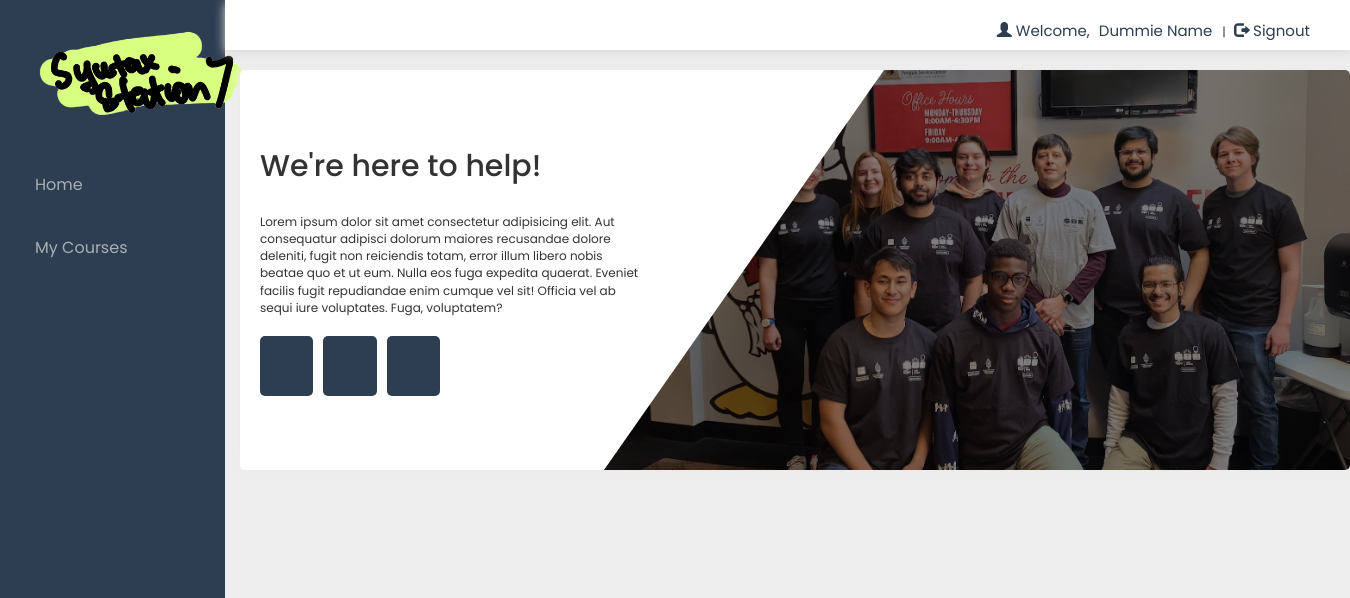
Page /account.php?q=1 (signed in) on the earlier database version.
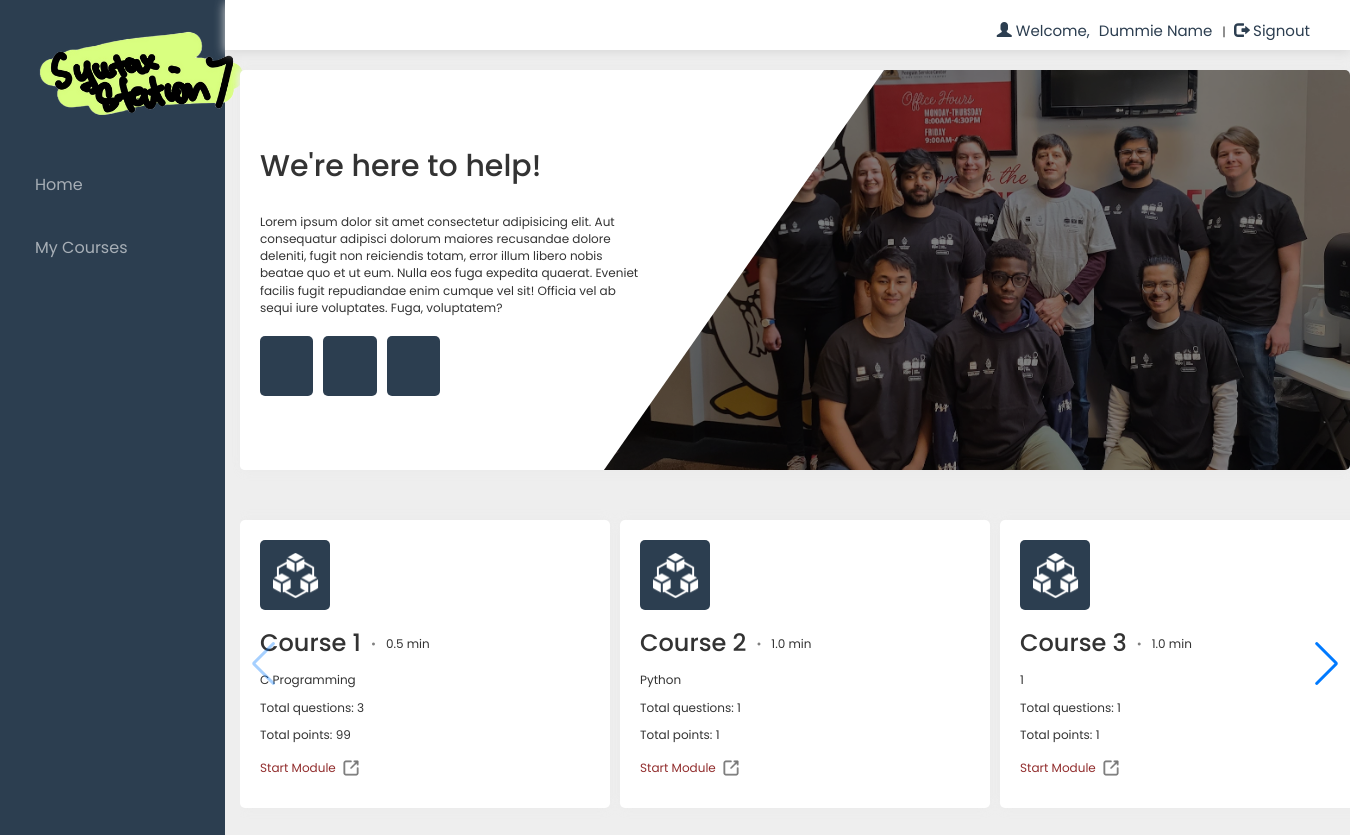
Same page on the later database version.
### tables this page shows
CREATE TABLE `quiz` (
  `eid` text NOT NULL,
  `title` varchar(100) NOT NULL,
  `sahi` int(11) NOT NULL,
  `total` int(11) NOT NULL,
  `time` decimal(2,1) NOT NULL,
  `intro` text NOT NULL,
  `date` timestamp NOT NULL DEFAULT current_timestamp() ON UPDATE current_timestamp(),
  `email` varchar(50) DEFAULT NULL
);

### account.php (the view, shortened to what this page needs)
<!DOCTYPE html>
<html>
<head>
    <link href="https://cdn.jsdelivr.net/npm/bootstrap@5.2.0-beta1/dist/css/bootstrap.min.css" rel="stylesheet">
    <link rel="stylesheet" href="css/bootstrap.min.css" />
    <link rel="stylesheet" href="css/bootstrap-theme.min.css" />
    <link rel="stylesheet" href="css/main.css">
    <link rel="stylesheet" href="css/font.css">
    <link rel="stylesheet" href="https://unpkg.com/swiper@8/swiper-bundle.min.css" />
</head>
<body>
    <div class="container-fluid">
        <div class="leftNavBar">
            <div class="row g-0 flex-nowrap">
                <div class="col-lg-2 col-sm-2 col-md-3 px-sm-0 px-0" style="background-color:#2c3e50;">
                    <div class="d-flex flex-column align-items-center align-items-sm-start px-0 mx-0 pt-2 text-white min-vh-100">
                        <a href="http://csweb.wooster.edu/" class="d-flex align-items-center pb-4 mb-md-0 me-md-auto text-white text-decoration-none">
                            <div class="logo">
                            <img src="./images/SSLogo.png" alt="" width="220" style="margin-bottom: 5px; margin-left: 20px; margin-top: 10px">
                            </div>
                        </a>
                        <ul class="nav-links px-4 mx-0">
                            <li class="nav-item" <?php if (@$_GET['q'] == 1)
                                                        echo 'class="active"'; ?>>
                                <a href="account.php?q=1" class="nav-link ">Home<span class="sr-only">(current)</span></a>
                            </li>
                            <li class="nav-item" <?php if (@$_GET['q'] == 2)
                                                        echo 'class="active"'; ?>>
                                <a href="account.php?q=2" class="nav-link">My Courses</a>
                            </li>
                        </ul>
                    </div>
                </div>
                <div class="container col-lg-10" style="padding: 0 !important; margin: 0 !important;">
                    <div class="header" style="height: 50px;">
                        <div class="px-5" style="background-color:#FFFFFF;">
                            <?php
                            include_once 'dbConnection.php';
                            if (!(isset($_SESSION['email']))) {
                                header("location:index.php");
                            } else {
                                $name = $_SESSION['name'];
                                echo '
                                <span class="pull-right top title1">
                                    <span class="log1">
                                        <span class="glyphicon glyphicon-user" aria-hidden="true"></span>
                                        Welcome, </span>
                                        <a href="account.php?q=1" class="log log1">' . $name . '</a>|
                                        <a href="logout.php?q=index.php" class="log">
                                        <span class="glyphicon glyphicon-log-out" aria-hidden="true"></span> Signout</button>
                                        </a>
                                </span>';
                            }
                            ?>
                        </div>
                    </div>
                    <div class="bg">
                        <div class="container ">
                            <div class="row">
                                <div class="col-lg-12">
                                    <div class="page-content">
                                        <?php if (@$_GET['q'] == 1) {
                                            echo '
                                            <div class="info">
                                                <div class="left-content">
                                                    <div class="inner">
                                                        <h2>We\'re here to help!</h5>
                                                            <p class="content">Lorem ipsum dolor sit amet consectetur adipisicing elit. Aut
                                                                consequatur adipisci dolorum maiores recusandae dolore deleniti, fugit non
                                                                reiciendis totam, error illum libero nobis beatae quo et ut eum. Nulla eos fuga
                                                                expedita quaerat. Eveniet facilis fugit repudiandae enim cumque vel sit! Officia vel
                                                                ab sequi iure voluptates. Fuga, voluptatem?
                                                            </p>
                                                            <div class="plaques">
                                                                <div class="item">
                                                                </div>
                                                                <div class="item">
                                                                </div>
                                                                <div class="item">
                                                                </div>
                                                            </div>
                                                    </div>
                                                </div>
                                                <div class="right-content"></div>
                                            </div>
                                            ';
                                            $result = mysqli_query($con, "SELECT * FROM quiz ORDER BY date") or die('Error');
                                            $c = 1;
                                            $user_email = $_SESSION['email'];
                                        ?>
                                        <?php
                                            echo '<div class="swiper">
                                                <div class="swiper-wrapper">
                                                    ';
                                            while ($row = mysqli_fetch_array($result)) {
                                                $title = $row['title'];
                                                $total = $row['total'];
                                                $sahi = $row['sahi'];
                                                $time = $row['time'];
                                                $eid = $row['eid'];
                                                $query = mysqli_query($con, "SELECT moduleNum FROM user_progress WHERE email='$user_email'") or die('Error98');
                                                $moduleNum = mysqli_fetch_assoc($query);
                                                if ($c - 1 <= $moduleNum['moduleNum']) {
                                                    echo '
                                                        <div class="swiper-slide">
                                                            <div class="module-container active">
                                                                <div class="icon"></div>
                                                                <div class="module-heading">
                                                                    <h3 class="mx-0 my-0">Course ' . $c++ . '</h3>
                                                                    <span>•</span>
                                                                    <p class="mx-0 my-0 py-0 px-0">' . $time . ' min</p>
                                                                </div>
                                                                <div class="description">
                                                                    <p class="mx-0 my-0 py-2">' . $title . '</p>
                                                                </div>
                                                                <div class="details">
                                                                    <p class="mx-0 my-0 py-2">Total questions: ' . $total . '</p>
                                                                    <p class="mx-0 my-0 py-2">Total points: ' . $sahi * $total . '</p>
                                                                </div>
                                                                <div class="button py-3">
                                                                    <a class="me-2 my-0" href="account.php?q=quiz&step=1&eid=' . $eid . '&moduleNum=' . ($c - 1) . '&time=' . $time . '" style="color: #922e2e;">Start Module</a>
                                                                    <img src="./images/eva_external-link-outline.png" alt="" width="20">
                                                                </div>
                                                            </div>
                                                        </div>
                                                        ';
                                                }
                                            }
                                            echo '
                                                </div>
                                                <div class="swiper-pagination"></div>
                                                <div class="swiper-button-prev"></div>
                                                <div class="swiper-button-next"></div>';
                                        }
                                        ?>
                                    </div>
                                </div>
                            </div>
                        </div>
                    </div>
                </div>
            </div>
        </div>
    </div>
</body>
</html>

### css/main.css (style rules this page uses)
* { margin: 0; padding: 0; box-sizing: border-box; }
html { width: 100%; height: 100%; }
body { overflow-x:hidden; height: 100%; width:100%; font-size: 12px !important; font-family: "Poppins", sans-serif; background:#eee; min-height:550px; background-attachment:fixed; }
.bg { min-height:540px; }
.header { background: #ffffff; height:100px; width: 100%; box-shadow: 0px 3px 10px rgb(218, 218, 218); }
.logo { font-size:35px; color:#ffbb33; margin:15px; }
ul { width: 100%; }
.nav-item { display: flex; align-items: center; font-size: 16px; list-style: none; padding: 20px 0; }
.nav-item a { width: 100%; color: rgba(255, 255, 255, 0.583); padding: 0px 20px; text-decoration: none; }
.top { margin-top:20px; }
.log1 { color:#2c3e50; margin-left:11px; font-size: 15px }
.log { margin:10px; margin-left:5px; color: #2c3e50; text-decoration:none; font-size:20px; font-size:15px; }
.page-content { margin: 20px auto; }
.page-content .info { display: flex; align-items: center; justify-content: space-between; position: relative; overflow: hidden; width: 100%; height: 400px; margin: 10px 0; border-radius: 5px; box-shadow: 0px 3px 10px #ececec, 0px -3px 10px #ececec; background-color: white; }
.page-content .info .left-content { width: 30%; padding: 0 20px; }
.page-content .info .left-content .inner { position: absolute; top: 10%; height: 100%; width: 35%; z-index: 1; }
.page-content .info .left-content h2 { padding: 20px 0; }
.page-content .info .left-content .plaques { display: flex; align-items: center; justify-content: space-between; width: 15em; height: 5em; gap: 10px; margin: 20px 0; }
.page-content .info .left-content .plaques .item { width: 100%; height: 5em; display: flex; align-items: center; background-color: #2c3e50; justify-content: center; border-radius: 5px; }
.page-content .info .left-content::before { content: ''; position: absolute; background-color: white; top: 0; left: 60px; height: 100%; width: 40%; -webkit-transform: skew(-45deg); -ms-transform: skew(-45deg); transform: skew(-35deg); z-index: 1; }
.page-content .info .right-content { display: inline-block; width: 70%; height: 100%; overflow: hidden; filter: brightness(50%); background-image: url('../images/landingpic.png'); background-repeat: no-repeat; background-position: center center; background-size: 100%; }
.page-content .swiper { margin: 30px 0; }
.page-content .swiper .swiper-wrapper { padding: 20px 0px; gap: 10px !important; }
.page-content .module-container { width: 100%; height: 100%; padding: 20px; display: flex; flex-direction: column; justify-content: center; border-radius: 5px; box-shadow: 0px 3px 10px #ececec, 0px -3px 10px #ececec; background-color: white; }
.page-content .module-container .icon { display: flex; align-items: center; justify-content: center; width: 70px; height: 70px; border-radius: 5px; margin-bottom: 10px; background-image: url('../images/icons8-module-50.png'); background-repeat: no-repeat; background-position: center center; background-size: 70%; }
.page-content .module-container .module-heading { display: flex; align-items: center; padding: 10px 0; }
.page-content .module-container .module-heading span { margin: 0 10px; color: grey; }
.page-content .module-container.active .icon { background-color: #2c3e50; }
.page-content .module-container .button { display: flex; align-items: center; }

Differences in the rows shown:
added quiz: time "0.5", title "C Programming", total "3", $sahi * $total "99"
added quiz: time "1.0", title "Python", total "1", $sahi*$total "1"
added quiz: time "1.0", title "1", total "1", $sahi*$total "1"
